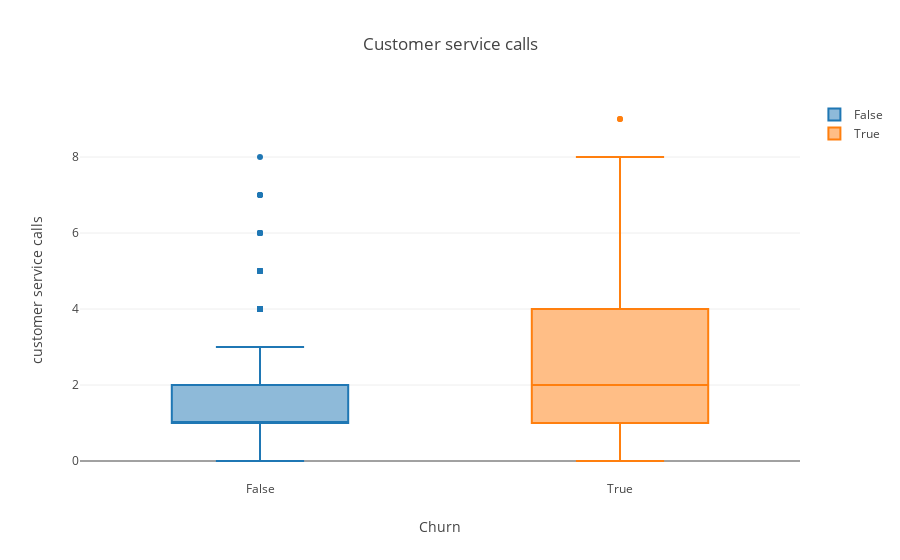

Source (notebook cell):
### Markdown cell above
## Customer Service Calls

### Code cell
groupedBoxPlot(df, col='customer service calls', byCol='churn', xaxis='Churn',
               title = 'Customer service calls', yaxis='No of calls')

### Figure 1 — Plotly figure (JSON) as saved in the notebook; plotly's stock layout.template omitted (floating-point values rounded to 4 significant figures; data arrays with more than 128 entries replaced by an {"elided": "..."} marker saying what was removed)
{"data": [{"name": "False", "type": "box", "y": {"elided": "2850 int values"}}, {"name": "True", "type": "box", "y": {"elided": "483 int values"}}], "layout": {"title": "Customer service calls", "xaxis": {"title": "Churn"}, "yaxis": {"title": "customer service calls"}}}
